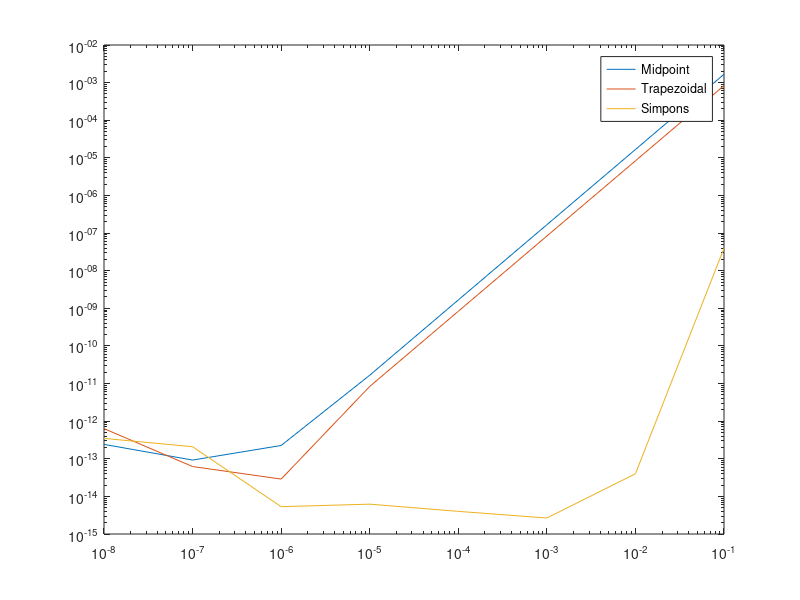

Reproduce this figure in MATLAB.
clear variables, clear figures

n = 8;
h = 10.^(-1:-1:-n);

fiExact = pi;

%midpoint rule
errorsM = zeros(1,n);

for i=1:n
	points = (0:h(i):1-h(i))+h(i)/2; %make a list of points minus the last one and shift it to middle
	fVals = 4./(1+points.^2); %plug them into the function
	
	fiApprox = h(i)*sum(fVals); %apply mid point rule
	errorsM(i) = abs(fiExact - fiApprox);
end


%trapezoidal rule
errorsT = zeros(1,n);

for i=1:n
	points = (0:h(i):1); %make a list of points
	fVals = 4./(1+points.^2); %plug them into the function
	
	fiApprox = 1/2*h(i)*fVals(1) + sum(h(i)*fVals(2:end-1)) + 1/2*h(i)*fVals(end);
	errorsT(i) = abs(fiExact - fiApprox);
end


%Simpons rule
errorsS = zeros(1,n);

for i=1:n
	points = [0,1];
	points1 = (h(i):2*h(i):1-h(i)); %make a list of points to mult by 2
	points2 = (2*h(i):2*h(i):1-2*h(i)); %make a list of points to mult by 4
	fVals = 4./(1+points.^2); %plug them into the function
	fVals1 = 4./(1+points1.^2); %plug them into the function
	fVals2 = 4./(1+points2.^2); %plug them into the function
	
	fiApprox = (h(i)/3)*(sum(fVals) + 4*sum(fVals1) + 2*sum(fVals2));
	errorsS(i) = abs(fiExact - fiApprox);
end


figure(10);
loglog(h,errorsT);
hold on
loglog(h,errorsM);
hold on
loglog(h,errorsS);
legend("Midpoint","Trapezoidal","Simpons");
hold on
